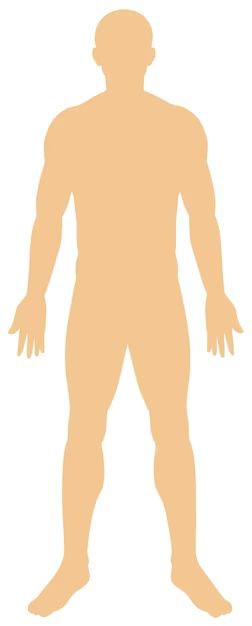
#> input picture src/assets/human_silhouette.png, 252 x 626 px, given in place of exact_hud_silhouette_1787510941566.jpg, which was not available
$ python fit_silhouettes.py
#> lines starting #> are read from the running program, lines starting #| are printed output that depends on the picture; after the words box and inside, x2 and y2 are one past the last pixel; in counts of white or black regions, pixels touching at a corner belong together; pictures that were not available may be replaced by others from this repository, and a replacement may not be noted
import os
from PIL import Image
import numpy as np

def process_and_fit_silhouette(input_path, output_path, target_w=200, target_h=550):
#> called with target_w = 200, target_h = 550
    img = Image.open(input_path).convert("RGBA")
#> img is the input picture: PIL image 252x626 RGBA; mean R, G, B, A 249.9, 231.5, 210, 255
    data = np.array(img, dtype=np.float32)

    r, g, b, _ = data[:, :, 0], data[:, :, 1], data[:, :, 2], data[:, :, 3]
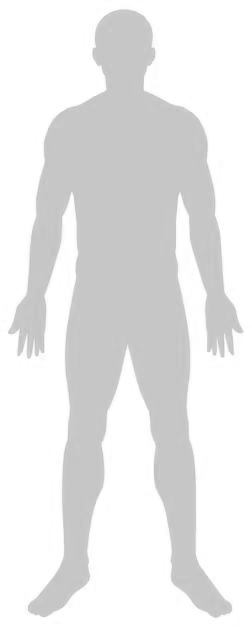
#> g: shape (626, 252) float32; min 184, max 255, mean 231.5
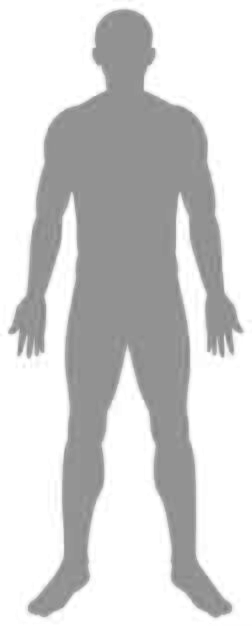
#> b: shape (626, 252) float32; min 127, max 255, mean 210
    brightness = 0.299 * r + 0.587 * g + 0.114 * b

    # Transparency mask
    alpha = np.clip((brightness - 5) / 18.0 * 255.0, 0, 255)
#> alpha: shape (626, 252) float32; every value is 255
    body_mask = (r > 12) | (g > 10) | (b > 8)
#> body_mask: shape (626, 252) bool; every value is 1
    alpha = np.where(body_mask & (alpha < 140), np.clip(brightness * 4.0, 80, 255), alpha)
    data[:, :, 3] = alpha

    result = Image.fromarray(data.astype(np.uint8), mode="RGBA")

    # Get tight bounding box of the body
    bbox = result.getbbox() # (left, top, right, bottom)
#> bbox = (0, 0, 252, 626)
    print(f"Original bbox: {bbox}")
#| Original bbox: (0, 0, 252, 626)

    cropped = result.crop(bbox)

    # We want the body to fill the 200x550 canvas prominently:
    # Width: 188px (paste_x: 6)
    # Height: 515px (paste_y: 20)
    body_w = 188
    body_h = 515

    resized = cropped.resize((body_w, body_h), Image.Resampling.LANCZOS)

    # Canvas size: 200 x 550
    canvas = Image.new("RGBA", (target_w, target_h), (0, 0, 0, 0))
#> canvas: PIL image 200x550 RGBA; every value is 0
    paste_x = (target_w - body_w) // 2
    paste_y = 20
    canvas.paste(resized, (paste_x, paste_y), resized)

    canvas.save(output_path, "PNG", optimize=True)
    print(f"Saved fitted silhouette: {output_path} (width: {target_w}, height: {target_h}, paste_x: {paste_x}, paste_y: {paste_y})")

male_src = r"C:\Users\Martyniuk-Ntbk-Gmr\.gemini\antigravity\brain\bd2d45a8-05c5-42a9-86f5-9bac23324394\exact_hud_silhouette_1787510941566.jpg"
female_src = r"C:\Users\Martyniuk-Ntbk-Gmr\.gemini\antigravity\brain\bd2d45a8-05c5-42a9-86f5-9bac23324394\exact_female_silhouette_1787510975042.jpg"

out_male = r"D:\Projects\hypertrophy-tracker\src\assets\clean_red_silhouette.png"
out_female = r"D:\Projects\hypertrophy-tracker\src\assets\silhouette_female.png"

process_and_fit_silhouette(male_src, out_male)
process_and_fit_silhouette(female_src, out_female)
#> call 2 of process_and_fit_silhouette, with target_w = 200, target_h = 550
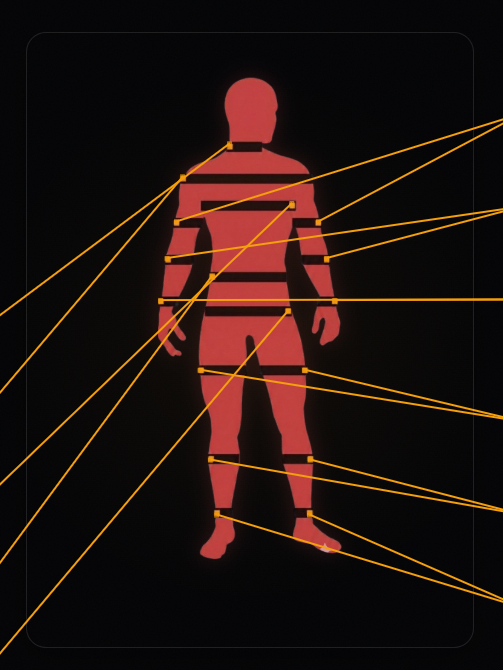
#> input picture src/assets/muscle_map.png, 503 x 670 px, given in place of exact_female_silhouette_1787510975042.jpg, which was not available
#> in process_and_fit_silhouette, img is the input picture: PIL image 503x670 RGBA; mean R, G, B, A 33.2, 17.5, 13.7, 255
#> in process_and_fit_silhouette (call 2), `body_mask = (r > 12) | (g > 10) | (b > 8)`:
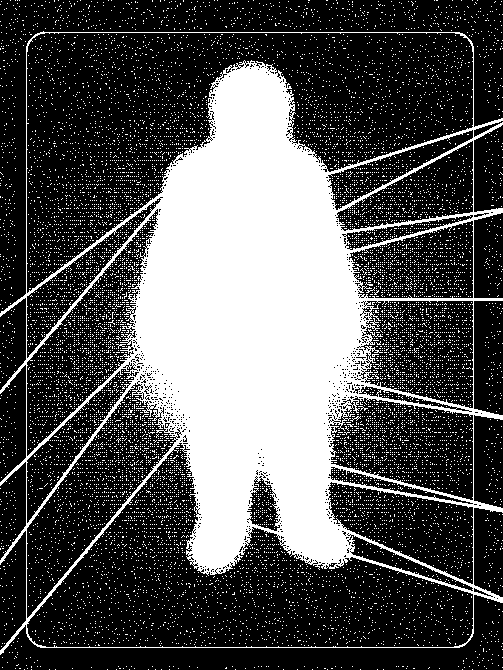
#> body_mask: shape (670, 503) bool; 32.2% white; 12161 white regions (12158 under 20 px), largest, box (x1, y1, x2, y2) and area: (0, 31, 503, 655) 92449, (368, 329, 383, 337) 30, (370, 318, 380, 327) 25
#> in process_and_fit_silhouette (call 2), `data[:, :, 3] = alpha`:
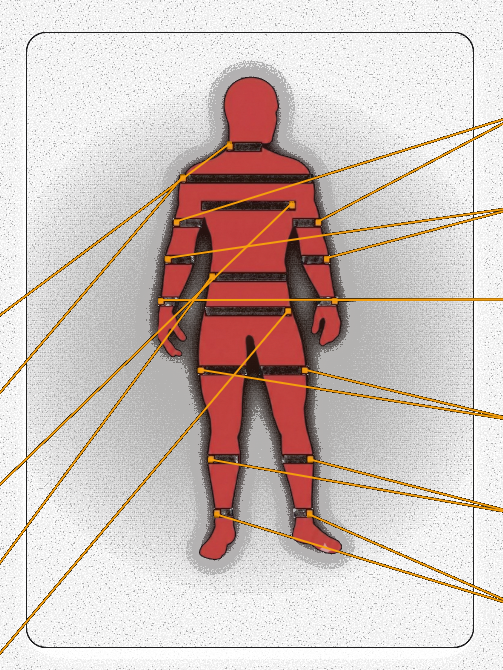
#> data: shape (670, 503, 4) float32; mean R, G, B, A 33.2, 17.5, 13.7, 74.6; transparent parts drawn white
#> in process_and_fit_silhouette (call 2), `bbox = result.getbbox()`: bbox = (0, 0, 503, 670)
#| Original bbox: (0, 0, 503, 670)
#> in process_and_fit_silhouette (call 2), `resized = cropped.resize((body_w, body_h), Image.Resampling.LANCZOS)`:
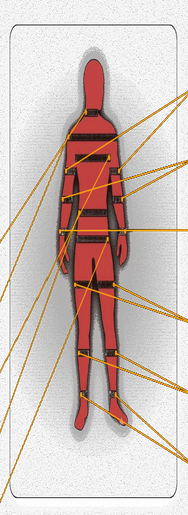
#> resized: PIL image 188x515 RGBA; mean R, G, B, A 33.6, 17, 13.8, 74; transparent parts drawn white
#> in process_and_fit_silhouette (call 2), `canvas.paste(resized, (paste_x, paste_y), resized)`:
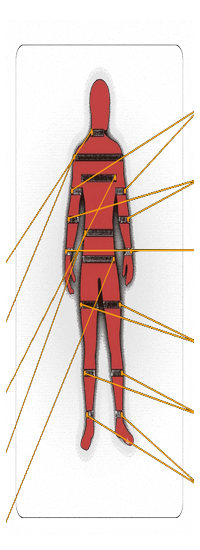
#> canvas: PIL image 200x550 RGBA; mean R, G, B, A 24.6, 11.3, 7.3, 44; transparent parts drawn white
